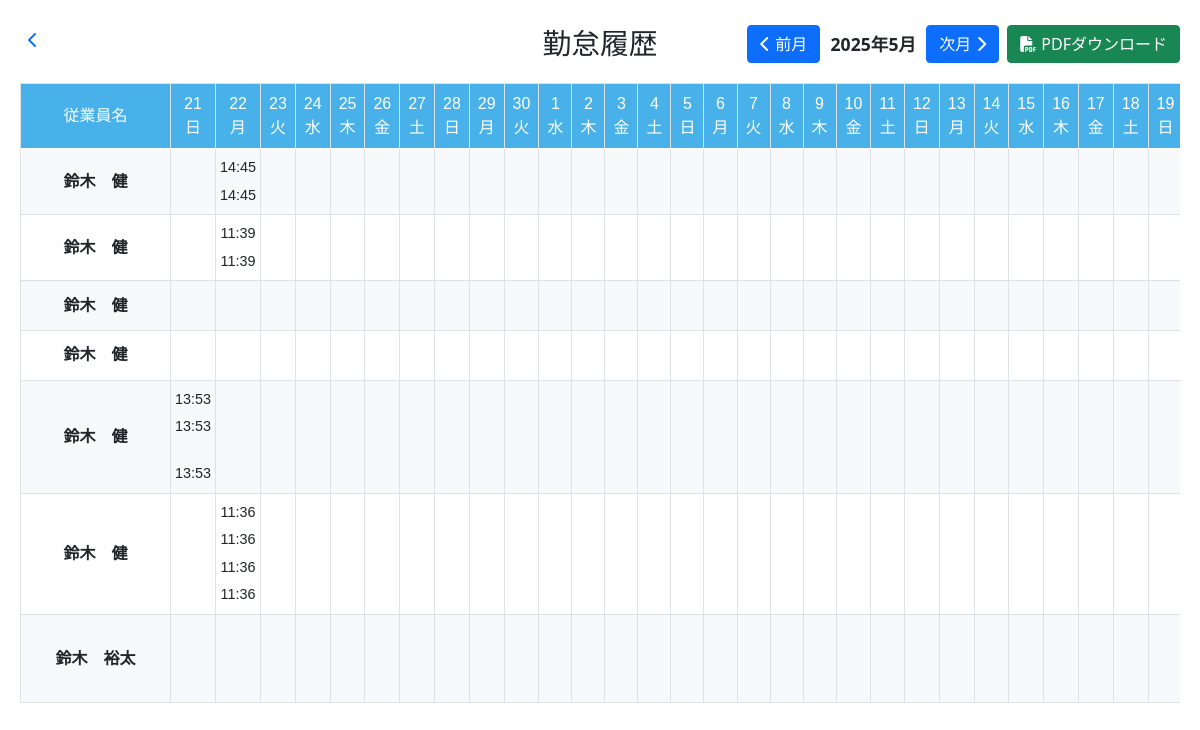
Before: /attendance_history with the older database file.
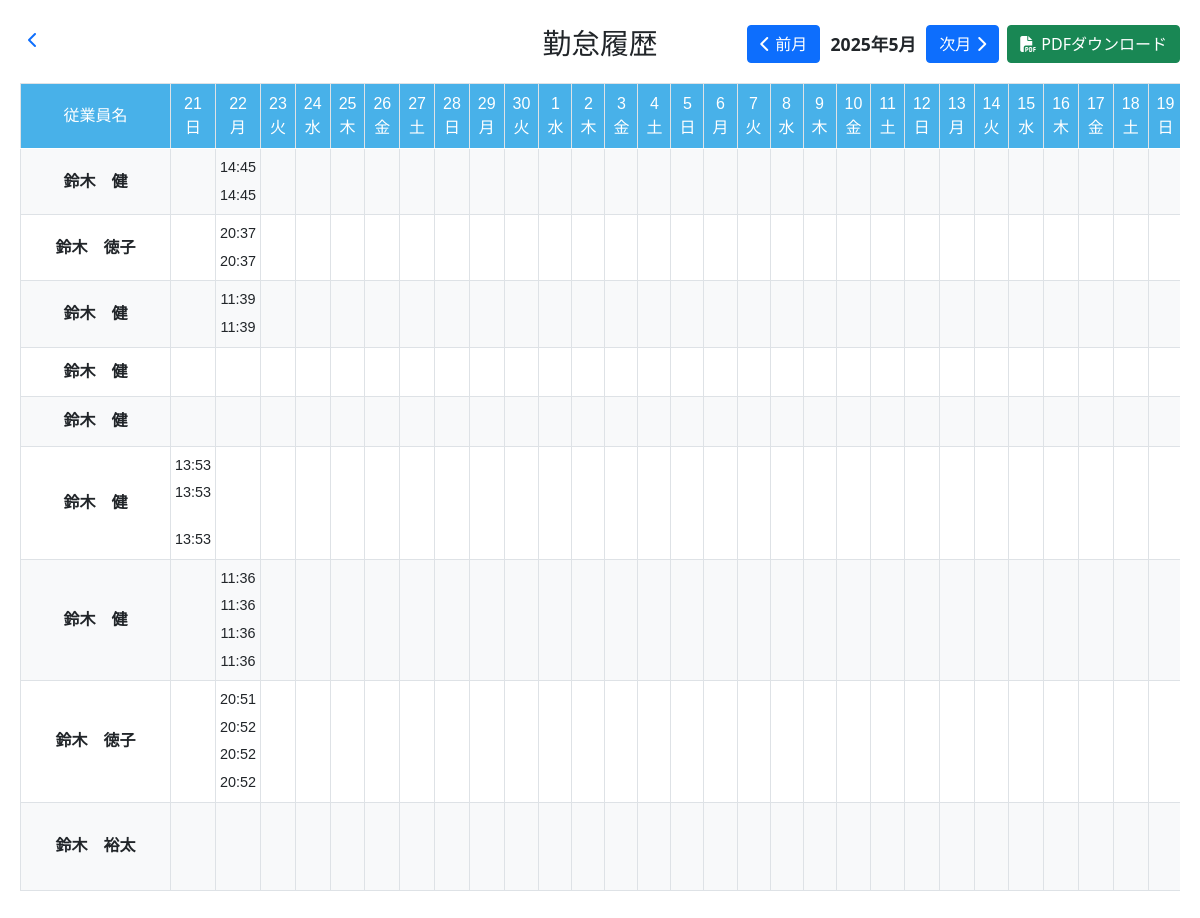
After: the same page with the newer database file.
### testapp/models.py (models this page shows, shortened)
class User(db.Model):
    __tablename__ = 'users'  # テーブル名を明示的に指定
    id = db.Column(db.Integer, primary_key=True)
    name = db.Column(db.String(20), nullable=False)  # 20文字まで
    employment_type = db.Column(db.String(2), nullable=False)  # FTまたはPT（2文字）
    employee_id = db.Column(db.String(4), unique=True, nullable=False)  # 4文字（例：FT01）
    password = db.Column(db.String(10), nullable=False)  # 10文字まで

### testapp/main.py (the view)
@app.route('/attendance_history')
@app.route('/attendance_history/<int:year>/<int:month>')
def attendance_history(year=None, month=None):
    if year is None or month is None:
        now = datetime.now()
        if now.day >= 21:
            if now.month == 12:
                year = now.year + 1
                month = 1
            else:
                year = now.year
                month = now.month + 1
        else:
            year = now.year
            month = now.month
    if month == 1:
        start_date = datetime(year - 1, 12, 21)
    else:
        start_date = datetime(year, month - 1, 21)
    end_date = datetime(year, month, 20)
    employees = User.query.order_by(
        case(
            (User.employment_type == 'FT', 0),
            (User.employment_type == 'PT', 1),
        ),
        User.employee_id
    ).all()
    dates = []
    current_date = start_date
    while current_date <= end_date:
        dates.append({
            'date': current_date.day,
            'day': ['日', '月', '火', '水', '木', '金', '土'][current_date.weekday()]
        })
        current_date += timedelta(days=1)
    attendance_data = []
    for employee in employees:
        employee_data = {
            'name': employee.name,
            'employment_type': employee.employment_type,
            'attendance': {}
        }
        current_date = start_date
        while current_date <= end_date:
            date_str = current_date.strftime('%Y-%m-%d')
            records = AttendanceRecord.query.filter_by(
                user_id=employee.id,
                date=date_str
            ).order_by(AttendanceRecord.time).all()
            day_data = {}
            for record in records:
                if record.action_type == '出勤':
                    day_data['arrive'] = record.time.strftime('%-H:%M')
                elif record.action_type == '退勤':
                    day_data['leave'] = record.time.strftime('%-H:%M')
                elif record.action_type == '外出':
                    day_data['out'] = record.time.strftime('%-H:%M')
                elif record.action_type == '戻り':
                    day_data['back'] = record.time.strftime('%-H:%M')
            if day_data:
                employee_data['attendance'][str(current_date.day)] = day_data
            current_date += timedelta(days=1)
        attendance_data.append(employee_data)
    return render_template('testapp/attendance_history.html',
                         year=year,
                         month=month,
                         dates=dates,
                         attendance_data=attendance_data)

### testapp/templates/testapp/attendance_history.html (shortened to what this page needs)
<!DOCTYPE html>
<html lang="ja">
<head>
    <link href="https://cdn.jsdelivr.net/npm/bootstrap@5.0.2/dist/css/bootstrap.min.css" rel="stylesheet">
    <link rel="stylesheet" href="https://cdnjs.cloudflare.com/ajax/libs/font-awesome/6.4.0/css/all.min.css">
    <link rel="stylesheet" href="{{ url_for('static', filename='css/attendance_history.css') }}">
</head>
<body>
    <div class="container">
        <div class="header">
            <a href="{{ url_for('management') }}" class="back-button">
                <i class="fa-solid fa-chevron-left"></i>
            </a>
            <h1>勤怠履歴</h1>
            <div class="controls">
                <a href="{{ url_for('prev_month', year=year, month=month) }}" class="btn btn-primary">
                    <i class="fas fa-chevron-left"></i> 前月
                </a>
                <span id="currentMonth" class="month-display">{{ year }}年{{ month }}月</span>
                <a href="{{ url_for('next_month', year=year, month=month) }}" class="btn btn-primary">
                    次月 <i class="fas fa-chevron-right"></i>
                </a>
                <button onclick="downloadPdf()" class="btn btn-success">
                    <i class="fas fa-file-pdf"></i> PDFダウンロード
                </button>
            </div>
        </div>
        <div class="table-responsive">
            <table class="table table-bordered" id="attendanceTable">
                <thead>
                    <tr>
                        <th>従業員名</th>
                        {% for date in dates %}
                        <th>{{ date.date }}<br>{{ date.day }}</th>
                        {% endfor %}
                    </tr>
                </thead>
                <tbody>
                    {% for employee in attendance_data %}
                    <tr>
                        <td style="font-weight: bold;">{{ employee.name }}</td>
                        {% for date in dates %}
                        <td>
                            {% if employee.attendance.get(date.date|string) %}
                                {% if employee.employment_type == 'PT' %}
                                    <span class="attendance-time">{{ employee.attendance[date.date|string].arrive or '' }}</span>
                                    <span class="attendance-time">{{ employee.attendance[date.date|string].out or '' }}</span>
                                    <span class="attendance-time">{{ employee.attendance[date.date|string].back or '' }}</span>
                                    <span class="attendance-time">{{ employee.attendance[date.date|string].leave or '' }}</span>
                                {% else %}
                                    <span class="attendance-time">{{ employee.attendance[date.date|string].arrive or '' }}</span>
                                    <span class="attendance-time">{{ employee.attendance[date.date|string].leave or '' }}</span>
                                {% endif %}
                            {% else %}
                                {% if employee.employment_type == 'PT' %}
                                    <span class="attendance-time"></span>
                                    <span class="attendance-time"></span>
                                    <span class="attendance-time"></span>
                                    <span class="attendance-time"></span>
                                {% else %}
                                    <span class="attendance-time"></span>
                                    <span class="attendance-time"></span>
                                {% endif %}
                            {% endif %}
                        </td>
                        {% endfor %}
                    </tr>
                    {% endfor %}
                </tbody>
            </table>
        </div>
    </div>
</body>
</html>

### testapp/static/css/attendance_history.css (style rules this page uses)
.container { padding: 20px; max-width: 100%; overflow-x: auto; }
.header { display: flex; justify-content: space-between; align-items: center; margin-bottom: 20px; flex-wrap: wrap; position: relative; padding-top: 5px; }
.back-button { position: absolute; left: 0; top: 0; z-index: 1; padding: 8px; margin-right: 15px; }
h1 { font-size: 1.8rem; }
.header h1 { position: absolute; left: 50%; transform: translateX(-50%); font-family: 'Noto Sans JP', sans-serif; margin: 0; }
.controls { display: flex; align-items: center; gap: 8px; flex-wrap: wrap; margin-left: auto; }
.month-display { font-size: 1.1rem; font-weight: bold; min-width: 90px; text-align: center; }
.table { width: 100%; border-collapse: collapse; }
.table th, .table td { padding: 8px; text-align: center; vertical-align: middle; font-family: 'Noto Sans JP', sans-serif; border: 1px solid #dee2e6; }
.table th { background-color: #48b1e9; font-weight: 400; color: white; }
.table thead th:first-child, .table tbody td:first-child { width: 150px; min-width: 150px; max-width: 150px; white-space: nowrap; overflow: hidden; text-overflow: ellipsis; }
.table tbody tr:nth-child(odd) { background-color: #f8f9fa; }
.attendance-time { display: block; font-size: 0.9rem; margin: 2px 0; padding: 2px 0; min-height: 1.2em; }
.btn { display: flex; align-items: center; gap: 5px; }
.table td { padding: 4px; vertical-align: middle; min-height: 4.8em; }
.table td:first-child { min-height: auto; }

Changed rows visible on the page:
added User: name "鈴木 徳子", attendance "20:37", attendance "20:37"
added User: name "鈴木 徳子", attendance "20:51", attendance "20:52", attendance "20:52", attendance "20:52"
